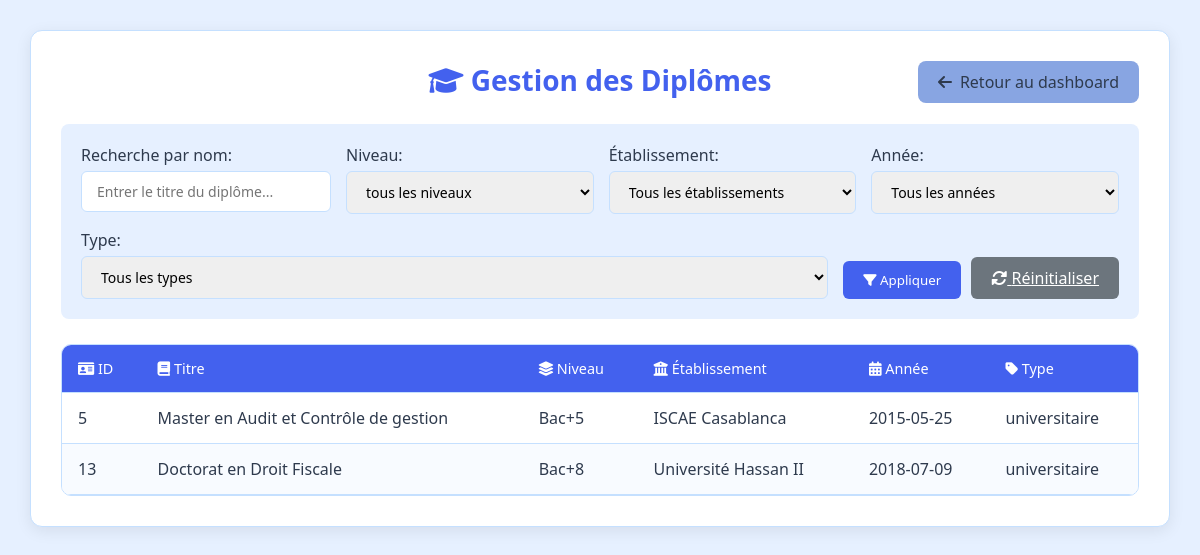
The page /stage/admin/diploms.php?PPR=23 on the database its author committed.
### tables this page shows
CREATE TABLE `diplome` (
  `id` int(11) NOT NULL,
  `Lib` varchar(56) DEFAULT NULL,
  `niveau` varchar(20) DEFAULT NULL,
  `etablissement` varchar(56) DEFAULT NULL,
  `annee` date DEFAULT NULL,
  `type` varchar(20) DEFAULT NULL,
  `PPR` int(11) DEFAULT NULL
);

### stage/admin/diploms.php (the view, shortened to what this page needs)
<?php
$PPR = $_GET["PPR"];
$db = Database::getInstance()->getConnection();
$search = isset($_GET['search']) ? $_GET['search'] : '';
$sql = "SELECT * FROM diplome WHERE PPR = :PPR";
$params = [':PPR' => $PPR];
$stmt = $db->prepare($sql);
foreach ($params as $key => $value) {
    $stmt->bindValue($key, $value);
}
$stmt->execute();
$diploms = $stmt->fetchall(PDO::FETCH_ASSOC);
$role = $_COOKIE['role'];
?>
<!DOCTYPE html>
<html lang="en">
<head>
    <link rel="stylesheet" href="https://cdnjs.cloudflare.com/ajax/libs/font-awesome/6.0.0/css/all.min.css">
</head>
<body>
    <div class="container">
        <h1><i class="fas fa-graduation-cap"></i> Gestion des Diplômes</h1>
        <a href="../gestion.php?PPR=<?= htmlspecialchars($PPR) ?>" class="return-btn">
            <i class="fas fa-arrow-left"></i> Retour au dashboard
        </a>
        <form method="GET" action="">
            <div class="search-filter-container">
                <div class="search-box">
                    <label for="search" style="display: block; margin-bottom: 5px; font-weight: 500;">Recherche par nom:</label>
                    <input type="text" id="search" name="search" placeholder="Entrer le titre du diplôme..."
                           value="<?= htmlspecialchars($search) ?>">
                </div>
                <div class="filter-box">
                    <label for="level" style="display: block; margin-bottom: 5px; font-weight: 500;">Niveau:</label>
                    <select id="level" name="level">
                        <option value="">tous les niveaux</option>
                    </select>
                </div>
                <div class="filter-box">
                    <label for="institution" style="display: block; margin-bottom: 5px; font-weight: 500;"> Établissement:</label>
                    <select id="institution" name="institution">
                        <option value="">Tous les établissements </option>
                    </select>
                </div>
                <div class="filter-box">
                    <label for="year" style="display: block; margin-bottom: 5px; font-weight: 500;">Année:</label>
                    <select id="year" name="year">
                        <option value="">Tous les années </option>
                    </select>
                </div>
                <div class="filter-box">
                    <label for="type" style="display: block; margin-bottom: 5px; font-weight: 500;">Type:</label>
                    <select id="type" name="type">
                        <option value="">Tous les types</option>
                    </select>
                </div>
                <div class="filter-actions">
                    <button type="submit" class="filter-btn">
                        <i class="fas fa-filter"></i> Appliquer
                    </button>
                    <a href="diploms.php?PPR=<?= htmlspecialchars($PPR) ?>" class="reset-btn">
                        <i class="fas fa-sync-alt"></i> Réinitialiser
                    </a>
                </div>
            </div>
        </form>
        <table>
            <thead>
                <tr>
                    <th><i class="fas fa-id-card"></i> ID</th>
                    <th><i class="fas fa-book"></i> Titre</th>
                    <th><i class="fas fa-layer-group"></i> Niveau</th>
                    <th><i class="fas fa-university"></i> Établissement</th>
                    <th><i class="fas fa-calendar-alt"></i> Année</th>
                    <th><i class="fas fa-tag"></i> Type</th>
                </tr>
            </thead>
            <tbody>
                <?php if (empty($diploms)): ?>
                    <tr>
                        <td colspan="<?= $role === 'admin' ? 7 : 6 ?>" style="text-align: center;">
                           Aucun diplôme trouvé avec les critères sélectionnés
                     </td>
                    </tr>
                <?php else: ?>
                    <?php foreach($diploms as $diplom): ?>
                        <tr>
                            <td><?= htmlspecialchars($diplom["id"]) ?></td>
                            <td><?= htmlspecialchars($diplom["Lib"]) ?></td>
                            <td><?= htmlspecialchars($diplom["niveau"]) ?></td>
                            <td><?= htmlspecialchars($diplom["etablissement"]) ?></td>
                            <td><?= htmlspecialchars($diplom["annee"]) ?></td>
                            <td><?= htmlspecialchars($diplom["type"]) ?></td>
                        </tr>
                    <?php endforeach; ?>
                <?php endif; ?>
            </tbody>
        </table>
    </div>
</body>
</html>

### stage/admin/diploms.php (style rules this page uses)
:root { --primary-blue: #4361ee; --secondary-blue: #88a5e2ff; --light-bg: #e6f0ff; --table-bg: #ffffff; --text-dark: #2e3a4d; --text-light: #ffffff; --border-color: #c5e0ff; --error-red: #ff6b6b; }
* { margin: 0; padding: 0; box-sizing: border-box; font-family: 'Segoe UI', Tahoma, Geneva, Verdana, sans-serif; }
body { background-color: var(--light-bg); padding: 30px; color: var(--text-dark); }
.container { max-width: 1200px; margin: 0 auto; background-color: var(--table-bg); border-radius: 12px; box-shadow: 0 4px 16px rgba(0, 0, 0, 0.08); padding: 30px; position: relative; border: 1px solid var(--border-color); }
h1 { color: var(--primary-blue); margin-bottom: 25px; text-align: center; font-weight: 600; font-size: 28px; }
.return-btn { position: absolute; top: 30px; right: 30px; background-color: var(--secondary-blue); color: var(--text-dark); border: none; padding: 10px 20px; border-radius: 8px; cursor: pointer; text-decoration: none; display: inline-flex; align-items: center; gap: 8px; transition: all 0.3s ease; font-weight: 500; }
table { width: 100%; border-collapse: separate; border-spacing: 0; margin-top: 20px; border-radius: 10px; overflow: hidden; border: 1px solid var(--border-color); }
th, td { padding: 14px 16px; text-align: left; border-bottom: 1px solid var(--border-color); }
th { background-color: var(--primary-blue); color: var(--text-light); font-weight: 500; font-size: 0.9rem; }
tr { background-color: var(--table-bg); transition: all 0.2s ease; }
tr:nth-child(even) { background-color: #f8fbff; }
.search-filter-container { display: flex; flex-wrap: wrap; gap: 15px; margin-bottom: 25px; background-color: #e6f0ff; padding: 20px; border-radius: 8px; }
.search-box { flex: 1; min-width: 250px; }
.filter-box { flex: 1; min-width: 200px; }
.search-box input, .filter-box select { width: 100%; padding: 10px 15px; border: 1px solid var(--border-color); border-radius: 6px; font-size: 14px; }
.filter-btn { background-color: var(--primary-blue); color: white; border: none; padding: 10px 20px; border-radius: 6px; cursor: pointer; font-weight: 500; transition: all 0.3s ease; }
.reset-btn { background-color: #6c757d; color: white; border: none; padding: 10px 20px; border-radius: 6px; cursor: pointer; font-weight: 500; transition: all 0.3s ease; }
.filter-actions { display: flex; gap: 10px; align-items: flex-end; }

### rows shown on the page
diplome: id "5", Lib "Master en Audit et Contrôle de gestion", niveau "Bac+5", etablissement "ISCAE Casablanca", annee "2015-05-25", type "universitaire"
diplome: id "13", Lib "Doctorat en Droit Fiscale", niveau "Bac+8", etablissement "Université Hassan II", annee "2018-07-09", type "universitaire"
